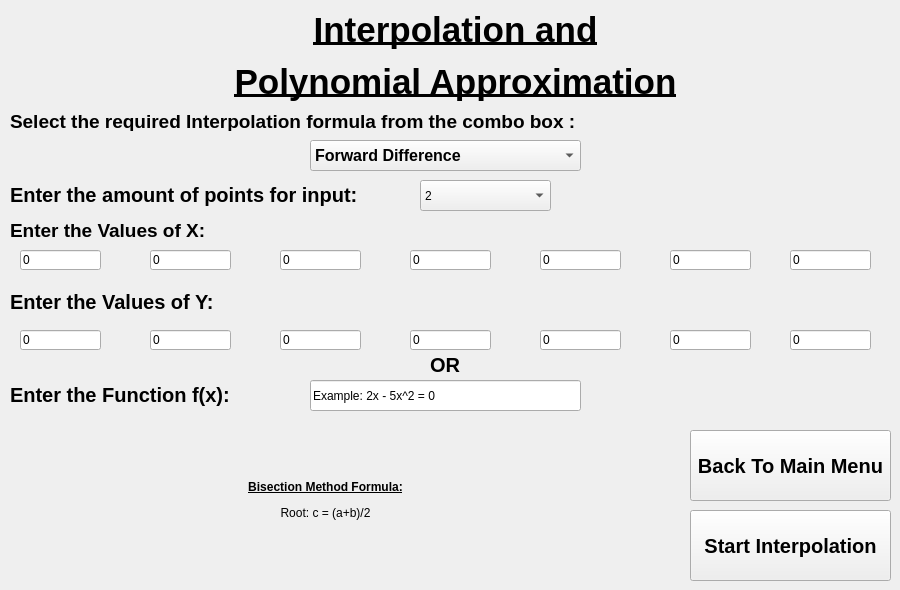
    <widget class="QWidget" name="Chapter4Tab">
     <attribute name="title">
      <string>Page</string>
     </attribute>
     <widget class="QLabel" name="Ch4YValLabel">
      <property name="geometry">
       <rect>
        <x>10</x>
        <y>290</y>
        <width>451</width>
        <height>21</height>
       </rect>
      </property>
      <property name="font">
       <font>
        <pointsize>15</pointsize>
        <weight>75</weight>
        <bold>true</bold>
       </font>
      </property>
      <property name="text">
       <string>&lt;html&gt;&lt;head/&gt;&lt;body&gt;&lt;p&gt;Enter the Values of Y:&lt;/p&gt;&lt;/body&gt;&lt;/html&gt;</string>
      </property>
     </widget>
     <widget class="QLineEdit" name="Ch4x0input">
      <property name="geometry">
       <rect>
        <x>20</x>
        <y>250</y>
        <width>81</width>
        <height>20</height>
       </rect>
      </property>
      <property name="text">
       <string>0</string>
      </property>
     </widget>
     <widget class="QLabel" name="Ch4pointslabel">
      <property name="geometry">
       <rect>
        <x>10</x>
        <y>180</y>
        <width>401</width>
        <height>31</height>
       </rect>
      </property>
      <property name="font">
       <font>
        <pointsize>15</pointsize>
        <weight>75</weight>
        <bold>true</bold>
       </font>
      </property>
      <property name="text">
       <string>&lt;html&gt;&lt;head/&gt;&lt;body&gt;&lt;p&gt;Enter the amount of points for input:&lt;/p&gt;&lt;/body&gt;&lt;/html&gt;</string>
      </property>
     </widget>
     <widget class="QLabel" name="Chp4formulalabel">
      <property name="geometry">
       <rect>
        <x>20</x>
        <y>430</y>
        <width>611</width>
        <height>141</height>
       </rect>
      </property>
      <property name="text">
       <string>&lt;html&gt;&lt;head/&gt;&lt;body&gt;&lt;p align=&quot;center&quot;&gt;&lt;span style=&quot; font-weight:600; text-decoration: underline;&quot;&gt;Bisection Method Formula:&lt;/span&gt;&lt;/p&gt;&lt;p align=&quot;center&quot;&gt;Root: c = (a+b)/2&lt;/p&gt;&lt;/body&gt;&lt;/html&gt;</string>
      </property>
     </widget>
     <widget class="QLineEdit" name="Ch4y0input">
      <property name="geometry">
       <rect>
        <x>20</x>
        <y>330</y>
        <width>81</width>
        <height>20</height>
       </rect>
      </property>
      <property name="text">
       <string>0</string>
      </property>
     </widget>
     <widget class="QLineEdit" name="Chp4FuncInput">
      <property name="geometry">
       <rect>
        <x>310</x>
        <y>380</y>
        <width>271</width>
        <height>31</height>
       </rect>
      </property>
      <property name="text">
       <string>Example: 2x - 5x^2 = 0</string>
      </property>
     </widget>
     <widget class="QPushButton" name="Chp4mainback">
      <property name="geometry">
       <rect>
        <x>690</x>
        <y>430</y>
        <width>201</width>
        <height>71</height>
       </rect>
      </property>
      <property name="font">
       <font>
        <pointsize>15</pointsize>
        <weight>75</weight>
        <bold>true</bold>
       </font>
      </property>
      <property name="text">
       <string>Back To Main Menu</string>
      </property>
     </widget>
     <widget class="QLineEdit" name="Ch4x6input">
      <property name="geometry">
       <rect>
        <x>790</x>
        <y>250</y>
        <width>81</width>
        <height>20</height>
       </rect>
      </property>
      <property name="text">
       <string>0</string>
      </property>
     </widget>
     <widget class="QLineEdit" name="Ch4y3input">
      <property name="geometry">
       <rect>
        <x>410</x>
        <y>330</y>
        <width>81</width>
        <height>20</height>
       </rect>
      </property>
      <property name="text">
       <string>0</string>
      </property>
     </widget>
     <widget class="QLabel" name="Ch4ORLabel">
      <property name="geometry">
       <rect>
        <x>430</x>
        <y>350</y>
        <width>31</width>
        <height>31</height>
       </rect>
      </property>
      <property name="font">
       <font>
        <pointsize>15</pointsize>
        <weight>75</weight>
        <bold>true</bold>
       </font>
      </property>
      <property name="text">
       <string>&lt;html&gt;&lt;head/&gt;&lt;body&gt;&lt;p&gt;OR&lt;/p&gt;&lt;/body&gt;&lt;/html&gt;</string>
      </property>
     </widget>
     <widget class="QLineEdit" name="Ch4y4input">
      <property name="geometry">
       <rect>
        <x>540</x>
        <y>330</y>
        <width>81</width>
        <height>20</height>
       </rect>
      </property>
      <property name="text">
       <string>0</string>
      </property>
     </widget>
     <widget class="QLineEdit" name="Ch4y5input">
      <property name="geometry">
       <rect>
        <x>670</x>
        <y>330</y>
        <width>81</width>
        <height>20</height>
       </rect>
      </property>
      <property name="text">
       <string>0</string>
      </property>
     </widget>
     <widget class="QLineEdit" name="Ch4x4input">
      <property name="geometry">
       <rect>
        <x>540</x>
        <y>250</y>
        <width>81</width>
        <height>20</height>
       </rect>
      </property>
      <property name="text">
       <string>0</string>
      </property>
     </widget>
     <widget class="QLabel" name="Ch4Label">
      <property name="geometry">
       <rect>
        <x>10</x>
        <y>110</y>
        <width>641</width>
        <height>21</height>
       </rect>
      </property>
      <property name="font">
       <font>
        <pointsize>15</pointsize>
        <weight>75</weight>
        <bold>true</bold>
       </font>
      </property>
      <property name="text">
       <string>&lt;html&gt;&lt;head/&gt;&lt;body&gt;&lt;p&gt;&lt;span style=&quot; font-size:14pt;&quot;&gt;Select the required Interpolation formula from the combo box :&lt;/span&gt;&lt;/p&gt;&lt;/body&gt;&lt;/html&gt;</string>
      </property>
     </widget>
     <widget class="QLineEdit" name="Ch4x3input">
      <property name="geometry">
       <rect>
        <x>410</x>
        <y>250</y>
        <width>81</width>
        <height>20</height>
       </rect>
      </property>
      <property name="text">
       <string>0</string>
      </property>
     </widget>
     <widget class="QLabel" name="Chapter4Heading">
      <property name="geometry">
       <rect>
        <x>220</x>
        <y>10</y>
        <width>471</width>
        <height>91</height>
       </rect>
      </property>
      <property name="minimumSize">
       <size>
        <width>0</width>
        <height>0</height>
       </size>
      </property>
      <property name="font">
       <font>
        <pointsize>33</pointsize>
        <weight>75</weight>
        <bold>true</bold>
        <underline>true</underline>
       </font>
      </property>
      <property name="text">
       <string>&lt;html&gt;&lt;head/&gt;&lt;body&gt;&lt;p align=&quot;center&quot;&gt;&lt;span style=&quot; font-size:26pt;&quot;&gt;Interpolation and&lt;/span&gt;&lt;/p&gt;&lt;p align=&quot;center&quot;&gt;&lt;span style=&quot; font-size:26pt;&quot;&gt;Polynomial Approximation&lt;/span&gt;&lt;/p&gt;&lt;/body&gt;&lt;/html&gt;</string>
      </property>
      <property name="textFormat">
       <enum>Qt::RichText</enum>
      </property>
      <property name="alignment">
       <set>Qt::AlignCenter</set>
      </property>
      <property name="wordWrap">
       <bool>false</bool>
      </property>
     </widget>
     <widget class="QLineEdit" name="Ch4x1input">
      <property name="geometry">
       <rect>
        <x>150</x>
        <y>250</y>
        <width>81</width>
        <height>20</height>
       </rect>
      </property>
      <property name="text">
       <string>0</string>
      </property>
     </widget>
     <widget class="QComboBox" name="Ch4choicebox">
      <property name="geometry">
       <rect>
        <x>310</x>
        <y>140</y>
        <width>271</width>
        <height>31</height>
       </rect>
      </property>
      <property name="font">
       <font>
        <pointsize>12</pointsize>
        <weight>75</weight>
        <bold>true</bold>
       </font>
      </property>
      <property name="currentText">
       <string>Forward Difference</string>
      </property>
      <property name="currentIndex">
       <number>0</number>
      </property>
      <property name="maxVisibleItems">
       <number>5</number>
      </property>
      <item>
       <property name="text">
        <string>Forward Difference</string>
       </property>
      </item>
      <item>
       <property name="text">
        <string>3 Point Mid &amp; End</string>
       </property>
      </item>
      <item>
       <property name="text">
        <string>5 Point Mid &amp; End</string>
       </property>
      </item>
      <item>
       <property name="text">
        <string>Midpoint Double Derivation</string>
       </property>
      </item>
      <item>
       <property name="text">
        <string>Trapezoid</string>
       </property>
      </item>
      <item>
       <property name="text">
        <string>Simpson 1/3rd</string>
       </property>
      </item>
      <item>
       <property name="text">
        <string>Simpson 3/8th</string>
       </property>
      </item>
      <item>
       <property name="text">
        <string>Midpoint </string>
       </property>
      </item>
     </widget>
     <widget class="QComboBox" name="Chp4pointsbox">
      <property name="geometry">
       <rect>
        <x>420</x>
        <y>180</y>
        <width>131</width>
        <height>31</height>
       </rect>
      </property>
      <item>
       <property name="text">
        <string>2</string>
       </property>
      </item>
      <item>
       <property name="text">
        <string>3</string>
       </property>
      </item>
      <item>
       <property name="text">
        <string>4</string>
       </property>
      </item>
      <item>
       <property name="text">
        <string>5</string>
       </property>
      </item>
      <item>
       <property name="text">
        <string>6</string>
       </property>
      </item>
      <item>
       <property name="text">
        <string>7</string>
       </property>
      </item>
     </widget>
     <widget class="QLineEdit" name="Ch4x2input">
      <property name="geometry">
       <rect>
        <x>280</x>
        <y>250</y>
        <width>81</width>
        <height>20</height>
       </rect>
      </property>
      <property name="text">
       <string>0</string>
      </property>
     </widget>
     <widget class="QLineEdit" name="Ch4y2input">
      <property name="geometry">
       <rect>
        <x>280</x>
        <y>330</y>
        <width>81</width>
        <height>20</height>
       </rect>
      </property>
      <property name="text">
       <string>0</string>
      </property>
     </widget>
     <widget class="QPushButton" name="Ch4StartButton">
      <property name="geometry">
       <rect>
        <x>690</x>
        <y>510</y>
        <width>201</width>
        <height>71</height>
       </rect>
      </property>
      <property name="font">
       <font>
        <pointsize>15</pointsize>
        <weight>75</weight>
        <bold>true</bold>
       </font>
      </property>
      <property name="text">
       <string>Start Interpolation</string>
      </property>
     </widget>
     <widget class="QLabel" name="Ch4funclabel">
      <property name="geometry">
       <rect>
        <x>10</x>
        <y>380</y>
        <width>301</width>
        <height>31</height>
       </rect>
      </property>
      <property name="font">
       <font>
        <pointsize>15</pointsize>
        <weight>75</weight>
        <bold>true</bold>
       </font>
      </property>
      <property name="text">
       <string>&lt;html&gt;&lt;head/&gt;&lt;body&gt;&lt;p&gt;Enter the Function f(x):&lt;/p&gt;&lt;/body&gt;&lt;/html&gt;</string>
      </property>
     </widget>
     <widget class="QLineEdit" name="Ch4x5input">
      <property name="geometry">
       <rect>
        <x>670</x>
        <y>250</y>
        <width>81</width>
        <height>20</height>
       </rect>
      </property>
      <property name="text">
       <string>0</string>
      </property>
     </widget>
     <widget class="QLineEdit" name="Ch4y6input">
      <property name="geometry">
       <rect>
        <x>790</x>
        <y>330</y>
        <width>81</width>
        <height>20</height>
       </rect>
      </property>
      <property name="text">
       <string>0</string>
      </property>
     </widget>
     <widget class="QLabel" name="Ch4XValLabel">
      <property name="geometry">
       <rect>
        <x>10</x>
        <y>210</y>
        <width>481</width>
        <height>41</height>
       </rect>
      </property>
      <property name="font">
       <font>
        <pointsize>15</pointsize>
        <weight>75</weight>
        <bold>true</bold>
       </font>
      </property>
      <property name="text">
       <string>&lt;html&gt;&lt;head/&gt;&lt;body&gt;&lt;p&gt;&lt;span style=&quot; font-size:14pt;&quot;&gt;Enter the Values of X:&lt;/span&gt;&lt;/p&gt;&lt;/body&gt;&lt;/html&gt;</string>
      </property>
     </widget>
     <widget class="QLineEdit" name="Ch4y1input">
      <property name="geometry">
       <rect>
        <x>150</x>
        <y>330</y>
        <width>81</width>
        <height>20</height>
       </rect>
      </property>
      <property name="text">
       <string>0</string>
      </property>
     </widget>
    </widget>
